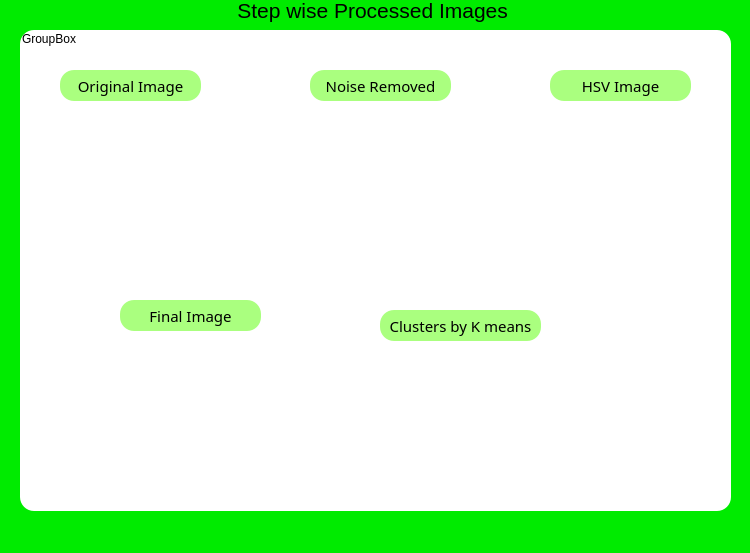
<?xml version="1.0" encoding="UTF-8"?>
<ui version="4.0">
 <class>MainWindow</class>
 <widget class="QMainWindow" name="MainWindow">
  <property name="geometry">
   <rect>
    <x>0</x>
    <y>0</y>
    <width>750</width>
    <height>553</height>
   </rect>
  </property>
  <property name="windowTitle">
   <string>MainWindow</string>
  </property>
  <property name="styleSheet">
   <string notr="true">background-color:rgb(0, 235, 0);
</string>
  </property>
  <widget class="QWidget" name="centralwidget">
   <widget class="QLabel" name="label">
    <property name="geometry">
     <rect>
      <x>230</x>
      <y>-10</y>
      <width>291</width>
      <height>41</height>
     </rect>
    </property>
    <property name="font">
     <font>
      <family>Microsoft JhengHei UI</family>
      <pointsize>16</pointsize>
     </font>
    </property>
    <property name="text">
     <string>Step wise Processed Images </string>
    </property>
    <property name="alignment">
     <set>Qt::AlignCenter</set>
    </property>
   </widget>
   <widget class="QGroupBox" name="groupBox">
    <property name="geometry">
     <rect>
      <x>20</x>
      <y>30</y>
      <width>711</width>
      <height>481</height>
     </rect>
    </property>
    <property name="styleSheet">
     <string notr="true">background-color:rgb(255, 255, 255);
border-radius:14px;</string>
    </property>
    <property name="title">
     <string>GroupBox</string>
    </property>
    <widget class="QLabel" name="original">
     <property name="geometry">
      <rect>
       <x>40</x>
       <y>80</y>
       <width>141</width>
       <height>151</height>
      </rect>
     </property>
     <property name="styleSheet">
      <string notr="true">border-radius:14px;</string>
     </property>
     <property name="text">
      <string/>
     </property>
     <property name="pixmap">
      <pixmap>black_background.JPG</pixmap>
     </property>
     <property name="scaledContents">
      <bool>true</bool>
     </property>
    </widget>
    <widget class="QLabel" name="removed_noise">
     <property name="geometry">
      <rect>
       <x>290</x>
       <y>80</y>
       <width>141</width>
       <height>151</height>
      </rect>
     </property>
     <property name="styleSheet">
      <string notr="true">border-radius:14px;</string>
     </property>
     <property name="text">
      <string/>
     </property>
     <property name="pixmap">
      <pixmap>black_background.JPG</pixmap>
     </property>
     <property name="scaledContents">
      <bool>true</bool>
     </property>
    </widget>
    <widget class="QLabel" name="hsv">
     <property name="geometry">
      <rect>
       <x>530</x>
       <y>80</y>
       <width>141</width>
       <height>151</height>
      </rect>
     </property>
     <property name="styleSheet">
      <string notr="true">border-radius:14px;</string>
     </property>
     <property name="text">
      <string/>
     </property>
     <property name="pixmap">
      <pixmap>black_background.JPG</pixmap>
     </property>
     <property name="scaledContents">
      <bool>true</bool>
     </property>
    </widget>
    <widget class="QLabel" name="cluster">
     <property name="geometry">
      <rect>
       <x>370</x>
       <y>320</y>
       <width>141</width>
       <height>151</height>
      </rect>
     </property>
     <property name="styleSheet">
      <string notr="true">border-radius:14px;</string>
     </property>
     <property name="text">
      <string/>
     </property>
     <property name="pixmap">
      <pixmap>black_background.JPG</pixmap>
     </property>
     <property name="scaledContents">
      <bool>true</bool>
     </property>
    </widget>
    <widget class="QLabel" name="final_2">
     <property name="geometry">
      <rect>
       <x>100</x>
       <y>310</y>
       <width>151</width>
       <height>161</height>
      </rect>
     </property>
     <property name="styleSheet">
      <string notr="true">border-radius:14px;</string>
     </property>
     <property name="text">
      <string/>
     </property>
     <property name="pixmap">
      <pixmap>black_background.JPG</pixmap>
     </property>
     <property name="scaledContents">
      <bool>true</bool>
     </property>
    </widget>
    <widget class="QLabel" name="label_7">
     <property name="geometry">
      <rect>
       <x>40</x>
       <y>40</y>
       <width>141</width>
       <height>31</height>
      </rect>
     </property>
     <property name="font">
      <font>
       <family>Microsoft YaHei</family>
       <pointsize>11</pointsize>
      </font>
     </property>
     <property name="styleSheet">
      <string notr="true">background-color:rgb(170, 255, 127);</string>
     </property>
     <property name="text">
      <string>Original Image</string>
     </property>
     <property name="alignment">
      <set>Qt::AlignCenter</set>
     </property>
    </widget>
    <widget class="QLabel" name="label_8">
     <property name="geometry">
      <rect>
       <x>530</x>
       <y>40</y>
       <width>141</width>
       <height>31</height>
      </rect>
     </property>
     <property name="font">
      <font>
       <family>Microsoft YaHei</family>
       <pointsize>11</pointsize>
      </font>
     </property>
     <property name="styleSheet">
      <string notr="true">background-color:rgb(170, 255, 127);</string>
     </property>
     <property name="text">
      <string>HSV Image</string>
     </property>
     <property name="alignment">
      <set>Qt::AlignCenter</set>
     </property>
    </widget>
    <widget class="QLabel" name="label_9">
     <property name="geometry">
      <rect>
       <x>290</x>
       <y>40</y>
       <width>141</width>
       <height>31</height>
      </rect>
     </property>
     <property name="font">
      <font>
       <family>Microsoft YaHei</family>
       <pointsize>11</pointsize>
      </font>
     </property>
     <property name="styleSheet">
      <string notr="true">background-color:rgb(170, 255, 127);</string>
     </property>
     <property name="text">
      <string>Noise Removed</string>
     </property>
     <property name="alignment">
      <set>Qt::AlignCenter</set>
     </property>
    </widget>
    <widget class="QLabel" name="label_10">
     <property name="geometry">
      <rect>
       <x>360</x>
       <y>280</y>
       <width>161</width>
       <height>31</height>
      </rect>
     </property>
     <property name="font">
      <font>
       <family>Microsoft YaHei</family>
       <pointsize>11</pointsize>
      </font>
     </property>
     <property name="styleSheet">
      <string notr="true">background-color:rgb(170, 255, 127);</string>
     </property>
     <property name="text">
      <string>Clusters by K means</string>
     </property>
     <property name="alignment">
      <set>Qt::AlignCenter</set>
     </property>
    </widget>
    <widget class="QLabel" name="label_11">
     <property name="geometry">
      <rect>
       <x>100</x>
       <y>270</y>
       <width>141</width>
       <height>31</height>
      </rect>
     </property>
     <property name="font">
      <font>
       <family>Microsoft YaHei</family>
       <pointsize>11</pointsize>
      </font>
     </property>
     <property name="styleSheet">
      <string notr="true">background-color:rgb(170, 255, 127);</string>
     </property>
     <property name="text">
      <string>Final Image</string>
     </property>
     <property name="alignment">
      <set>Qt::AlignCenter</set>
     </property>
    </widget>
    <widget class="QLabel" name="arrow">
     <property name="geometry">
      <rect>
       <x>190</x>
       <y>130</y>
       <width>81</width>
       <height>41</height>
      </rect>
     </property>
     <property name="text">
      <string/>
     </property>
     <property name="pixmap">
      <pixmap>../Downloads/Green-Arrow-Transparent-Background.png</pixmap>
     </property>
     <property name="scaledContents">
      <bool>true</bool>
     </property>
    </widget>
    <widget class="QLabel" name="arrow_2">
     <property name="geometry">
      <rect>
       <x>440</x>
       <y>140</y>
       <width>81</width>
       <height>41</height>
      </rect>
     </property>
     <property name="text">
      <string/>
     </property>
     <property name="pixmap">
      <pixmap>../Downloads/Green-Arrow-Transparent-Background.png</pixmap>
     </property>
     <property name="scaledContents">
      <bool>true</bool>
     </property>
    </widget>
    <widget class="QLabel" name="arrow_3">
     <property name="geometry">
      <rect>
       <x>270</x>
       <y>360</y>
       <width>81</width>
       <height>41</height>
      </rect>
     </property>
     <property name="text">
      <string/>
     </property>
     <property name="pixmap">
      <pixmap>../Downloads/Green-Arrow-Transparent-Background2.png</pixmap>
     </property>
     <property name="scaledContents">
      <bool>true</bool>
     </property>
    </widget>
    <widget class="QLabel" name="arrow_4">
     <property name="geometry">
      <rect>
       <x>590</x>
       <y>250</y>
       <width>41</width>
       <height>91</height>
      </rect>
     </property>
     <property name="text">
      <string/>
     </property>
     <property name="pixmap">
      <pixmap>../Downloads/Green-Arrow-Transparent-Background3.png</pixmap>
     </property>
     <property name="scaledContents">
      <bool>true</bool>
     </property>
    </widget>
    <widget class="QLabel" name="arrow_5">
     <property name="geometry">
      <rect>
       <x>530</x>
       <y>350</y>
       <width>81</width>
       <height>41</height>
      </rect>
     </property>
     <property name="text">
      <string/>
     </property>
     <property name="pixmap">
      <pixmap>../Downloads/Green-Arrow-Transparent-Background2.png</pixmap>
     </property>
     <property name="scaledContents">
      <bool>true</bool>
     </property>
    </widget>
   </widget>
  </widget>
  <widget class="QMenuBar" name="menubar">
   <property name="geometry">
    <rect>
     <x>0</x>
     <y>0</y>
     <width>750</width>
     <height>21</height>
    </rect>
   </property>
  </widget>
  <widget class="QStatusBar" name="statusbar"/>
 </widget>
 <resources/>
 <connections/>
</ui>
